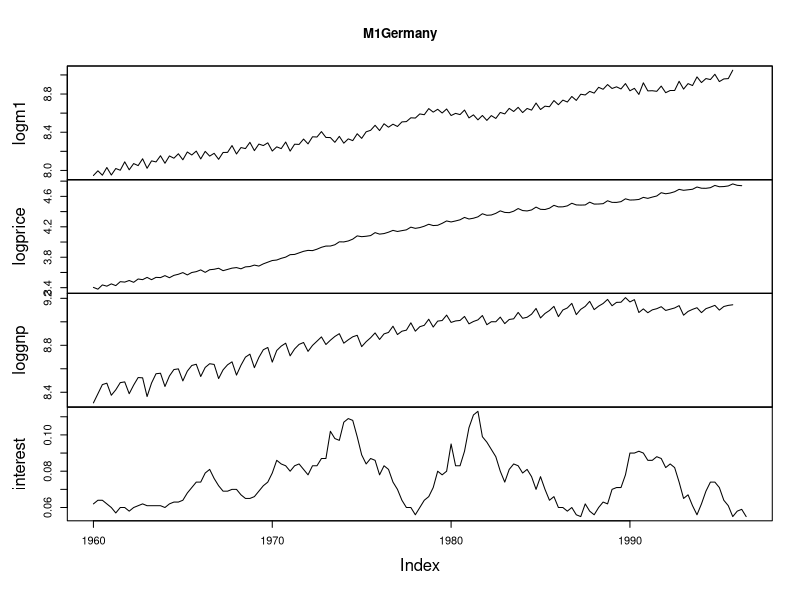
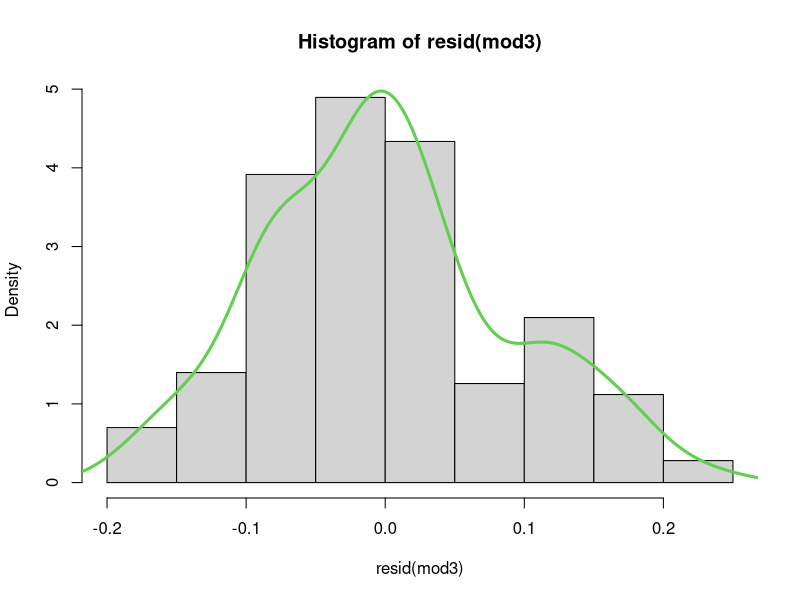

R code for these plots, in order:
## ---- chunk 1
install.packages("dynlm")
library(dynlm)
library(car)
M1Germany
## ---- chunk 2
plot(M1Germany) 
colnames(M1Germany) 
## ---- chunk 3

mod1=dynlm((logm1)~L(logprice,1)+(L(loggnp,1))+(L(interest,1)), data = M1Germany, start = c(1960,1), end = c(1996,3))
summary(mod1) #loggnp nera reiksmingas
#tikriname vif'us
vif(mod1) #L(logprice, 1),L(loggnp, 1) >10

#sukuriamia modeli be loggnp
mod2=dynlm((logm1)~L(logprice,1)+(L(interest,1)), data = M1Germany, start = c(1960,1), end = c(1996,3))
summary(mod2)
vif(mod2)

#sukuriame modeli be logprice
mod3=dynlm((logm1)~(L(loggnp,1))+(L(interest,1)), data = M1Germany, start = c(1960,1), end = c(1996,3))
summary(mod3)
vif(mod3)

#toliau kuriami modeliai, naudojant skirtumo funkcija, visi vif'ai bus reiksmingi
mod4=dynlm((logm1)~L(logprice,2)+diff(L(loggnp,2))+(L(interest,4)), data = M1Germany, start = c(1960,1), end = c(1996,3))
summary(mod4)
vif(mod4)

mod5=dynlm((logm1)~L(logprice,3)+diff(L(loggnp,4))+(L(interest,1)), data = M1Germany, start = c(1960,1), end = c(1996,3))
summary(mod5)
vif(mod5)

mod6=dynlm((logm1)~L(logprice,2)+(diff(L(loggnp, 2)))+(L(interest,4)), data = M1Germany, start = c(1960,1), end = c(1996,3))
summary(mod6)
vif(mod6)

mod7=dynlm((logm1)~L(logprice,1)+(diff(L(loggnp, 3)))+(L(interest,2)), data = M1Germany, start = c(1960,1), end = c(1996,3))
summary(mod7)
vif(mod7)


## ---- chunk 4
AIC(mod1)
AIC(mod2)
AIC(mod3)
AIC(mod4)
AIC(mod5)
AIC(mod6)
AIC(mod7)
#pagal AKAIKE mod3 yra geriausias

## ---- chunk 5
hist(resid(mod3), probability = TRUE)
lines(density(resid(mod3)), col = 3, lwd=3)

liekanos=as.vector(mod3$residuals)
shapiro.test(liekanos) #p-value=0.06185 > 0.05, galime spresti,kad liekanos yra normalios
